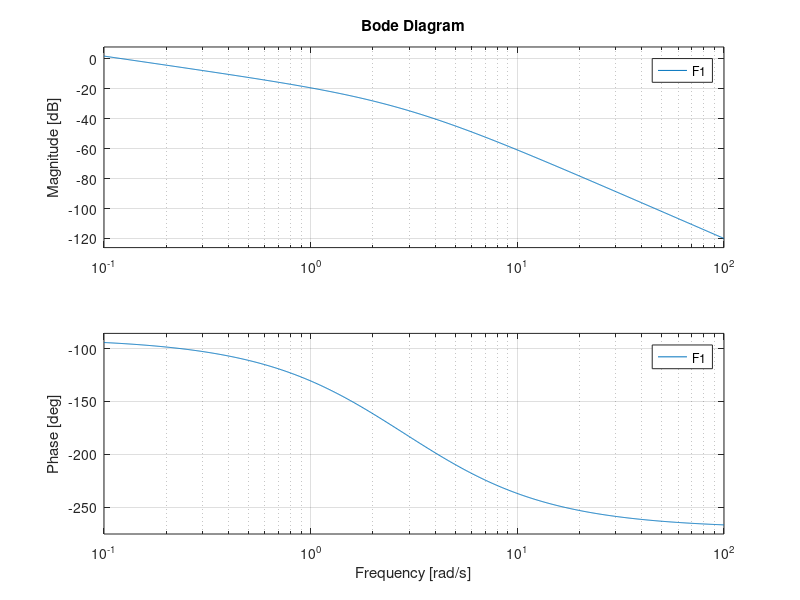
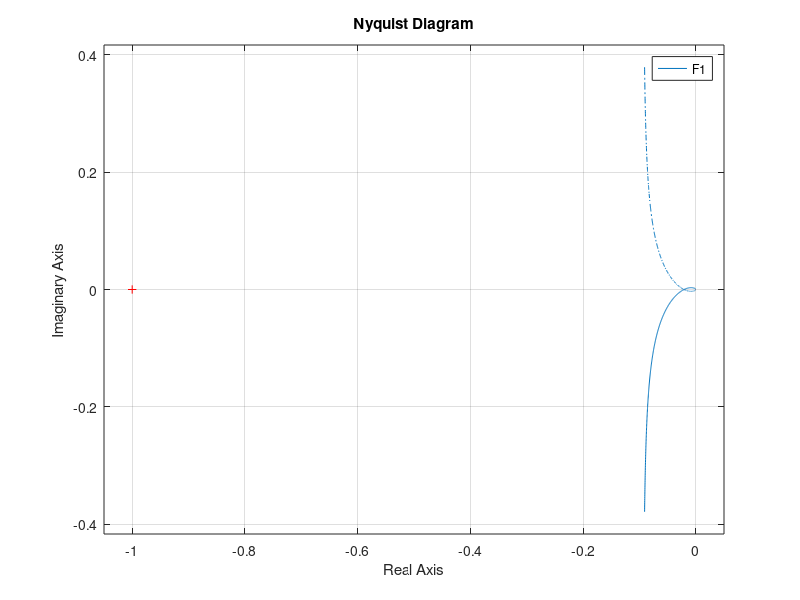
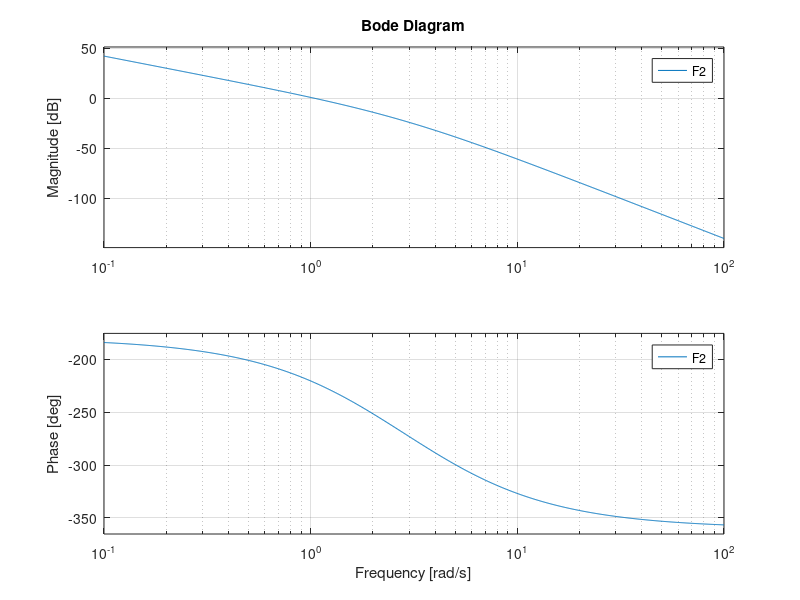
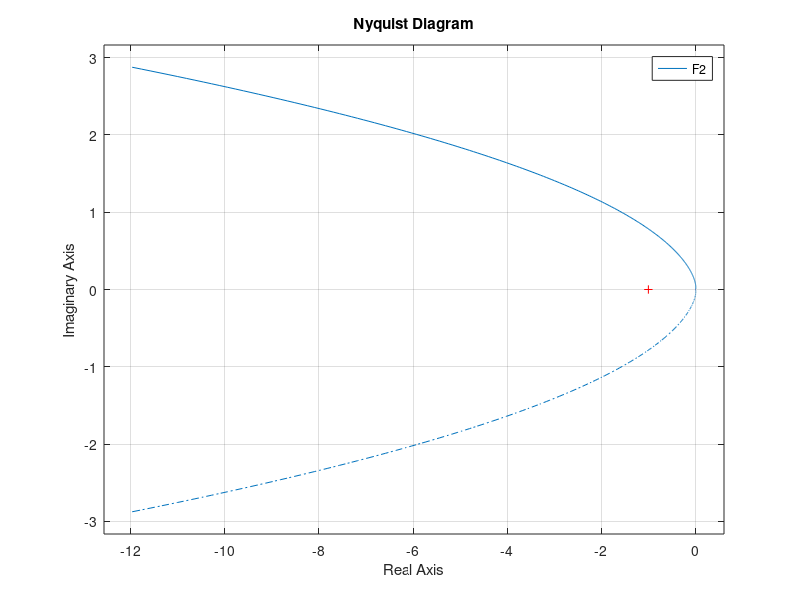

Source code (MATLAB) for these figures, in order:
clear variables
close all
s = tf('s');

F1 = 1/(s*(s+2)*(s+4));
Kf1 = dcgain(s*F1);  % calcolo guadagno stazionario
bode(F1);
figure,nyquist(F1);
pause;


F2 = 10/s*F1; % E' di tipo 2. Poli in 0(2), -2, -4
Kf2 = dcgain(s^2*F2);
% phi_0 = -90*2 = -180
% phi_inf = -180-90*2 = -360
figure,bode(F2);
figure,nyquist(F2);
% nia=0 perche' non ho poli a parte reale positiva, N=2
% non mi servirebbe nemmeno Matlab, ho delle circonferenze di raggio
% infinito, il punto critico è ovviamente dentro
% nic = 2 , il sistema e' instabile e ho sue poli a parte reale positiva
% Come posso verificare che l'analisi fatta con Nyquist sia corretta?
% calcolo la funzione di catena chiusa con feedback
W2 = feedback(F2,1);
damp(W2); % per vedere dove sono collocati i poli
pause;


F3 = F2*(s+1); % la funzione ha uno zero reale negativo in -1, poli reali 
               % in 0(2), -2, -4
Kf3 = dcgain(s^2*F3);
% phi_0 = -90*2 + fase(Kf3) = -180
% phi_inf = -180+90-90*2 = -270   ho un aumento di fase e poi una
% diminuzione, ed e' quello che si vede dal DdB della fase
figure,bode(F3);
figure,nyquist(F3);
% gia' dal diagramma di Bode si puo' notare che il modulo corrispondente a
% fase -180 e' minore di zero in decibel, quindi minore di uno in unita'
% naturali. Il punto critico sara' alla sua sinistra
% N=0, nic=0, quindi il sistema e' asintoticamente stabile
% Per controllare:
W3=feedback(F3,1);
damp(W3)

